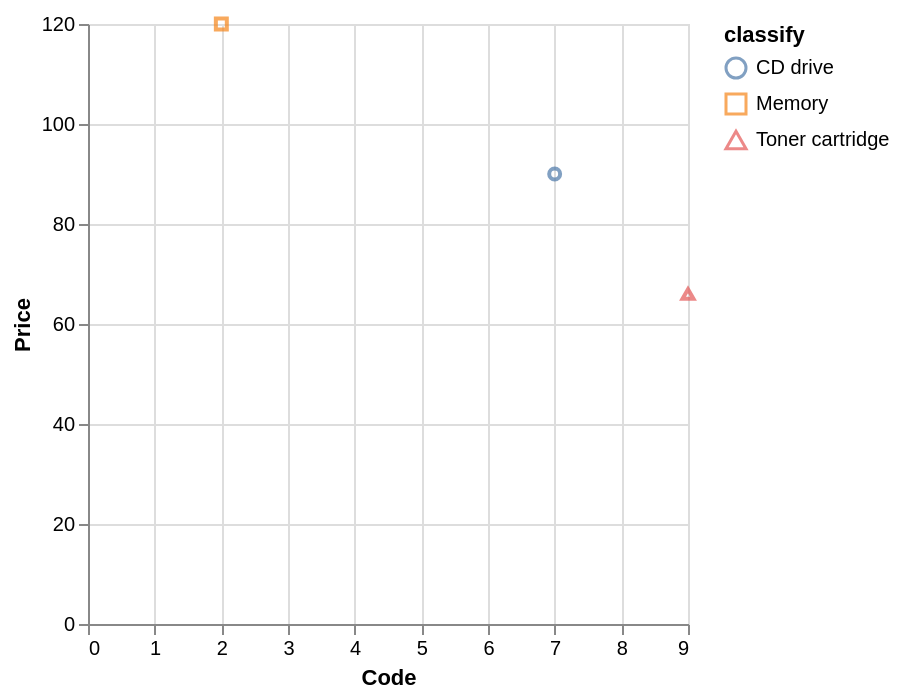

The Vega-Lite source for this figure:
### Vega-Lite specification from a JSON file in a GitHub repository (floating-point values rounded to 4 significant figures)
{"data": {"values": [{"x_data": 7, "y_data": 90, "classify": "CD drive"}, {"x_data": 2, "y_data": 120, "classify": "Memory"}, {"x_data": 9, "y_data": 66, "classify": "Toner cartridge"}]}, "mark": "point", "encoding": {"x": {"field": "x_data", "type": "quantitative", "title": "Code", "scale": {"zero": "false"}}, "y": {"field": "y_data", "type": "quantitative", "title": "Price", "scale": {"zero": "false"}}, "color": {"field": "classify", "type": "nominal"}, "shape": {"field": "classify", "type": "nominal"}}}
